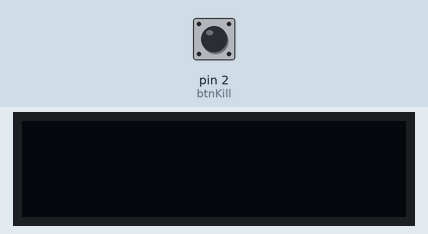
This sketch was run on a simulated Arduino Uno, built with avr-gcc and run on an emulated ATmega328P. Parts: 128×32 one-colour display. The test bench sets the inputs (shaded band); at power-on: pin 2 (btnKill) LOW. What the sketch prints to the serial monitor is not drawn.

Above: at 1.2 s.
1.3 s: pin 2 (btnKill) pulled HIGH for 0.15 s
At 3.1 s:
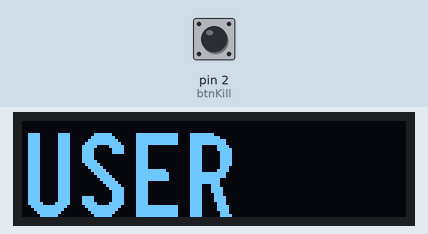
At 5.8 s:
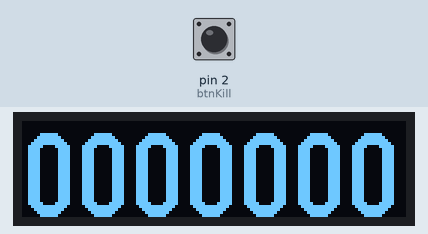
10.4 s: pin 2 (btnKill) pulled HIGH for 1 s
At 11.8 s:
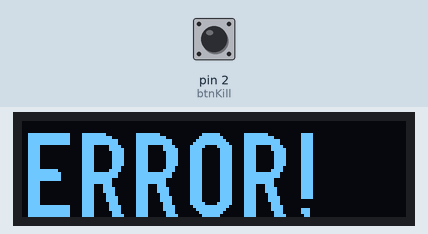
Timing chart, 0 to 13.4 s (numbered marks = the images above; inputs shaded):
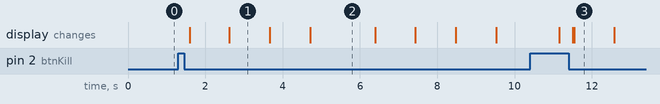

Measured:
- after the input at 1.3 s, the display: first changes after 0.29 s (image 1 shows a later state)
- after the input at 10.4 s, the display: first differs from a run without the input after 1.1 s (image 3)
- what the display in image 1 shows lasts 1.1 s, from 2.6 s to 3.7 s
- what the display in image 2 shows lasts 1.7 s, from 4.7 s to 6.4 s

The sketch:

statTrak.ino
```cpp
#include <Arduino.h>
#include <U8g2lib.h>
#include <SPI.h>
#include <Wire.h>

U8G2_SSD1306_128X32_UNIVISION_F_HW_I2C u8g2(U8G2_R0);
int counter = 0;
boolean screenOff=false;
const int btnKill = 2;
unsigned long tiempo,tiempo2,tiempo3,tiempo4;
int estadoboton1;
boolean btnPressed=false;
void setup() {
  Serial.begin(9600);
  u8g2.begin();
  pinMode(btnKill, INPUT);
}

void loop(){
  if(digitalRead(btnKill) == HIGH) {
    checkUsuario();
  }
}

void checkUsuario(){
  tiempo=millis();
  Serial.print("Tiempo de milis: ");
  Serial.println(tiempo);
  while(digitalRead(btnKill) == HIGH) {
    tiempo2=millis();
  }
  Serial.print("Tiempo de milis2: ");
  Serial.println(tiempo2);
  tiempo3=tiempo2-tiempo;
  if(tiempo3<1000 ){
    Serial.println("Entro por tiempo 4");
    tiempo4=millis()+100;
    while(millis()<tiempo4){
      if(digitalRead(btnKill) == HIGH) {
        printKill();
        btnPressed=true;
        delay(1500);
        turnOffScreen();
      }
    }
    if(!btnPressed){
      incorrectUser();
    }
    btnPressed=false;
  }else{
    //printKill();
    Serial.print("Tiempo de pulsado: ");
    Serial.println(tiempo3);
    checkIfSecondPressed();
  }
}

void checkIfSecondPressed() {
  printKill();
  Serial.println("in checkIfSecondPressed");
  tiempo=millis()+4000; //4 segundos de inactividad
  while(millis()<tiempo){
  //while(millis()-tiempo>4000){
    if (digitalRead(btnKill) == HIGH) {
      tiempo = millis ();
      addKill();
    }
  }
  turnOffScreen();
}

void addKill(){
  Serial.println("in addKill");
  counter++;
  printKill();
  checkIfSecondPressed();
}

void printKill(){
  Serial.println("in printKill");
  turnOnScreen();
  char killCount[7];
  //char *test="9999999";
  sprintf(killCount, "%0.7d", counter);
  u8g2.clearBuffer();
  u8g2.setFont(u8g2_font_logisoso28_tr);
  u8g2.drawStr(0, 32, killCount);
  u8g2.sendBuffer();
  delay(130);
  //counter++;
}

void turnOffScreen() {
  Serial.println("in turnOffScreen");
  u8g2.setPowerSave(1); //This will turn off the screen
  screenOff=true;
}

void turnOnScreen(){
  Serial.println("in turnOnScreen");
  u8g2.setPowerSave(0); //This will turn on the screen
  screenOff=false;
}

void incorrectUser(){
  Serial.println("in incorrectUser");
  turnOnScreen();
  char *errorUser;
  int times=0;
  while(times<2){
    errorUser="ERROR!";
    u8g2.clearBuffer();
    u8g2.setFont(u8g2_font_logisoso28_tr);
    u8g2.drawStr(0, 32, errorUser);
    u8g2.sendBuffer();
    delay(1000);
    errorUser="USER";
    u8g2.clearBuffer();
    u8g2.setFont(u8g2_font_logisoso28_tr);
    u8g2.drawStr(0, 32, errorUser);
    u8g2.sendBuffer();
    delay(1000);
    errorUser="UNKNWN";
    u8g2.clearBuffer();
    u8g2.setFont(u8g2_font_logisoso28_tr);
    u8g2.drawStr(0, 32, errorUser);
    u8g2.sendBuffer();
    delay(1000);
    printKill();
    delay(1500);
    times++;
  }
  turnOffScreen();
}
```
